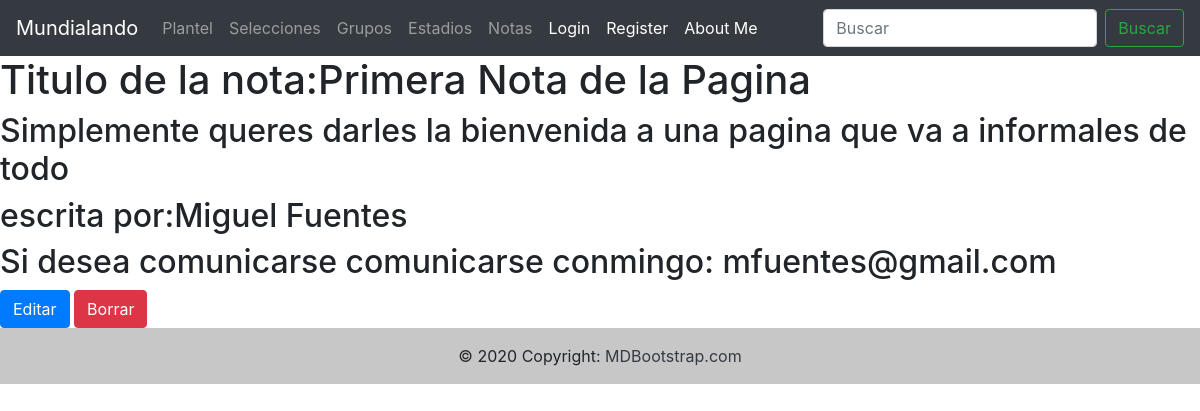
Before: /notes/detalle-nota/47/ with the older database file.
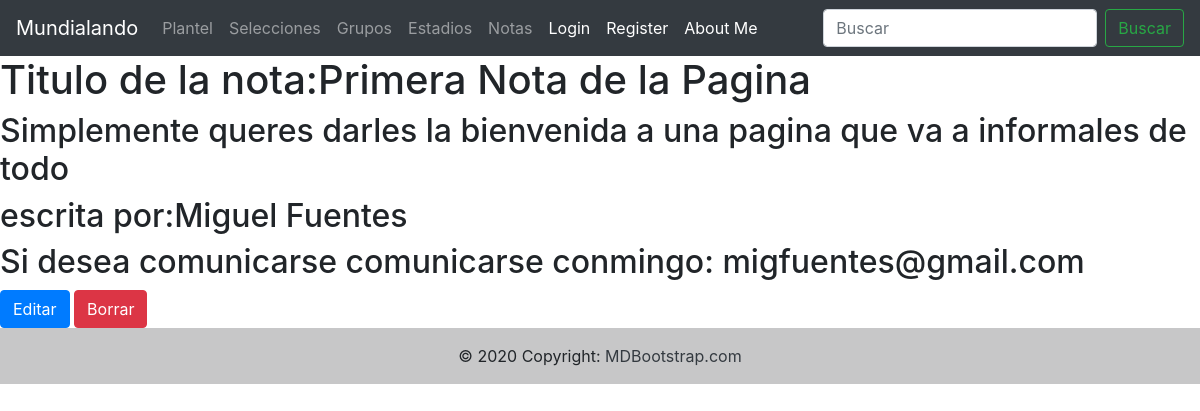
After: the same page with the newer database file.
### blog/models.py (models this page shows, shortened)
class Notes(models.Model):
    title= models.CharField(max_length=60)
    description= models.CharField(max_length=500)
    author= models.CharField(max_length=100)
    email= models.EmailField()
    class Meta:
        verbose_name= "Nota"
        verbose_name_plural= "Notas"

### blog/views.py (the view)
# urls.py: path("detalle-nota/<int:pk>/", Detail_note.as_view(), name="detail_note"),
class Detail_note(DetailView):
    model= Notes
    template_name="notes/detail_note.html"

### templates/notes/detail_note.html (shortened to what this page needs)
{% extends "base.html" %}
{% block contenido_que_cambia %}
<h1>Titulo de la nota:{{object.title}}</h1>
<h2>{{object.description}}</h2>
<h2>escrita por:{{object.author}}</h2>
<h2>Si desea comunicarse comunicarse conmingo: {{object.email}}</h2>
<a href="/notes/editar-nota/{{object.id}}/" class="btn btn-primary">Editar</a>
<a href="/notes/borrar-nota/{{object.id}}/" class="btn btn-danger">Borrar</a>
{% endblock %}

Changed rows visible on the page:
changed Notes "Primera Nota de la Pagina": email "mfuentes@gmail.com" → "migfuentes@gmail.com"
